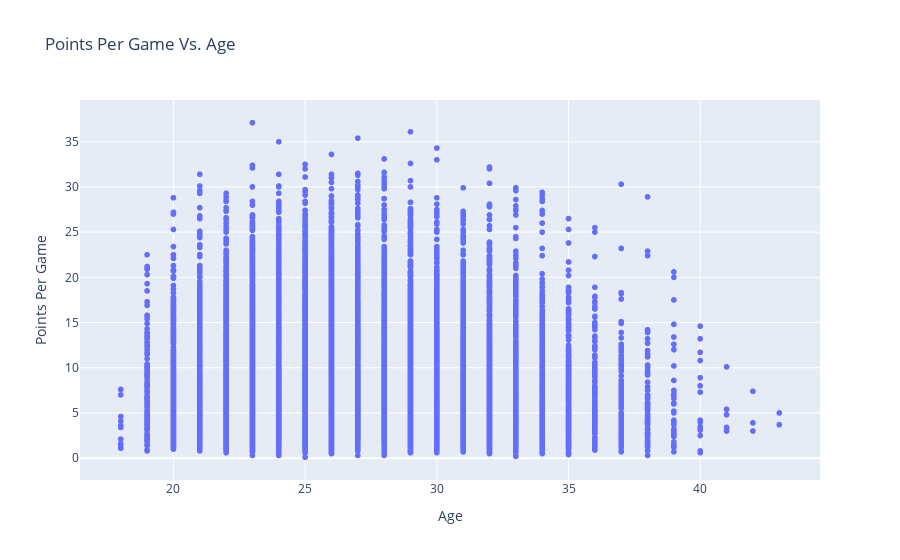

Write notebook code for a chart like this one.
### Markdown cell above
Only one time (in our data's timeframe) has the league leader in rebounds per games won MVP! Shoutout to Kevin Garnett.

### Code cell
#PPG Vs. Age
fig = px.scatter(filtered_stats, x='Age', y='PTS', 
                 title='Points Per Game Vs. Age',
                 labels={'Age': 'Age', 'PTS': 'Points Per Game'},
                 hover_name='Player')
fig.show()

### Figure 1 — Plotly figure (JSON) as saved in the notebook; plotly's stock layout.template omitted (floating-point values rounded to 4 significant figures; data arrays with more than 128 entries replaced by an {"elided": "..."} marker saying what was removed)
{"data": [{"hovertemplate": "<b>%{hovertext}</b><br><br>Age=%{x}<br>Points Per Game=%{y}<extra></extra>", "hovertext": {"elided": "14438 str values"}, "legendgroup": "", "marker": {"color": "#636efa", "symbol": "circle"}, "mode": "markers", "name": "", "showlegend": false, "type": "scattergl", "x": {"elided": "14438 int values"}, "xaxis": "x", "y": {"elided": "14438 float values"}, "yaxis": "y"}], "layout": {"autosize": true, "legend": {"tracegroupgap": 0}, "title": {"text": "Points Per Game Vs. Age"}, "xaxis": {"anchor": "y", "autorange": true, "domain": [0, 1], "range": [16.47, 44.53], "title": {"text": "Age"}, "type": "linear"}, "yaxis": {"anchor": "x", "autorange": true, "domain": [0, 1], "range": [-2.953, 40.15], "title": {"text": "Points Per Game"}, "type": "linear"}}}
